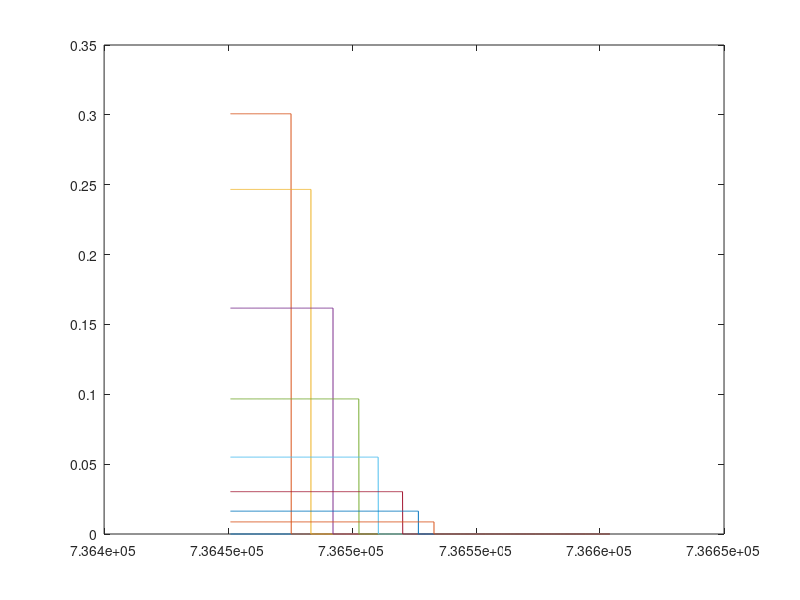
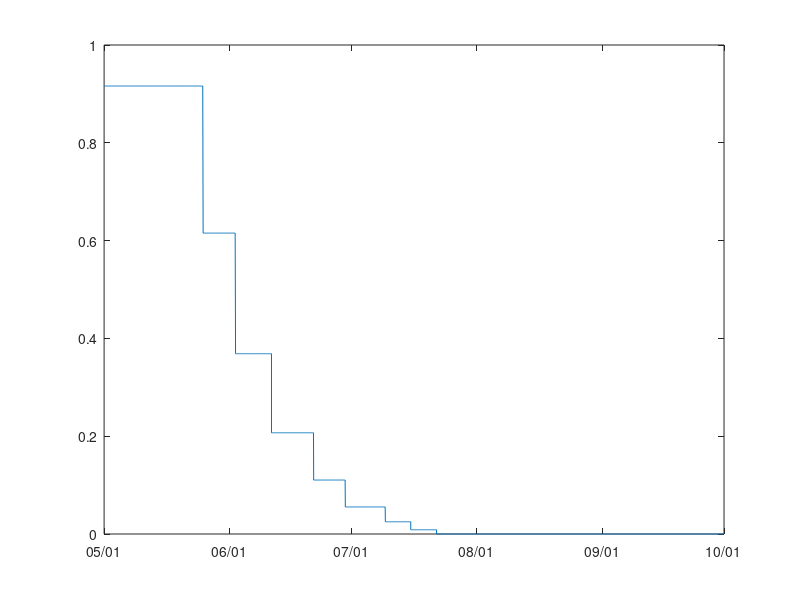
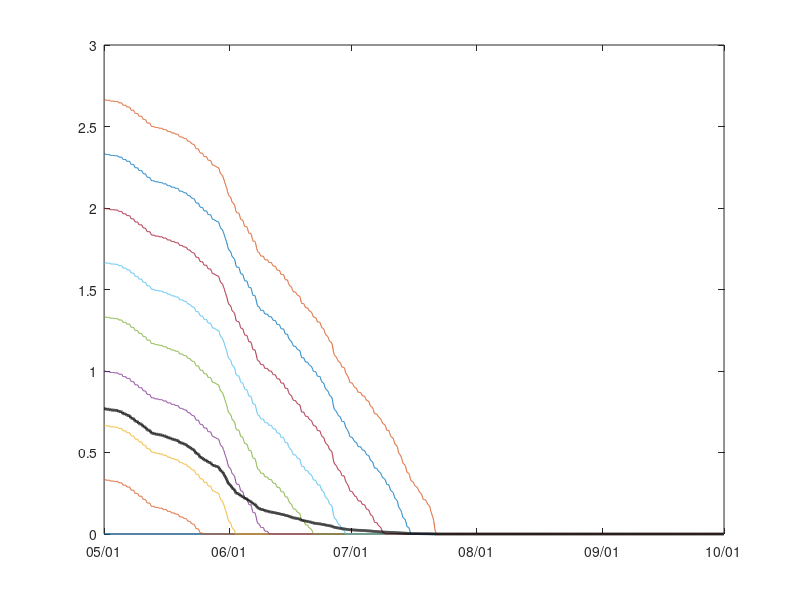

These charts were generated, in order, by the following MATLAB code:
clear
close all

% first step is to import the data from the forcing file. 
load('meteoFinse20162018_AromeNorway_apr2018.mat');
% loads variables SW, LW, T2, U, V, RH, precip, snow, baro, time
% assume:
alpha = 0.7;
LWout= 316; % W m-2 --> melting surface
% no precip
% no heat conduction --> isothermal snow

% load Snow PDF
load('FinseSWEpdf.mat'); % x,p. p is snowcower-fraction
rhos = 333;
rhow = 1000;

for i=1:length(x)
    % initial SWE
    SWE_0 = x(i)*rhos/rhow; % m w.e. 

    % cut out the period of interest
    idx=find(time>=datenum(2016,5,1)&time<datenum(2016,10,1)); 

    % give the variables nice names
    date = time(idx);
    temperature = T2(idx)-273.15;
    humidity = RH(idx);
    windspeed = sqrt(U(idx).^2+V(idx).^2);
    globalrad = SW(idx);
    reflected = alpha*SW(idx);
    longwave_in = LW(idx);
    longwave_out = zeros(size(LW(idx)))+LWout;
    precip = zeros(size(prec(idx)));

    % calculate longwave balance
    longwavebalance=longwave_in-longwave_out;

    % net radiation
    netradiationbalance=globalrad-reflected+longwavebalance;

    % define the constants
    cp=1005;A=2.8885e-8;P=85000;T0=0; %T0=273.15

    % calculate the turbulent fluxes
    sens= cp*A*P*windspeed.*(temperature-T0);

    Lv=2430000;
    SaturationvapourpressurePa = 610.78.*exp((17.08085.*temperature)./(234.15+temperature));
    vapourpressure = humidity.*SaturationvapourpressurePa;

    latent=0.623*Lv*A*windspeed.*(vapourpressure-611);

    % rain heat flux
    cw=4200;
    rhow=1000;
    Rainenergy=rhow*cw*(temperature-T0).*precip/3600/1000; % conversion from mm/h to m/s 

    % energy available for melt
    Meltenergy=netradiationbalance+sens+latent+Rainenergy; %supposed to drop rainenergy?

    % melt rate in mm/h
    meltmh=Meltenergy/334000/rhow*3600;   % conversion m/s to m/h
    % negative melt is not plausible and set to zero. in those instances
    % cooling would occur
    meltmh(meltmh<0)=0;

    % % the total amount of melt during this period
    % totalmelt = sum(meltmh);
    % 
    % disp(['total melt = ',num2str(totalmelt),' m'])

    SWE(i,:) = SWE_0 -cumsum(meltmh);
    SWE(i,:) = max(SWE(i,:),0);
end

%% An area is snwcovered, each bin of the area has a given depth
%% we select all snowcoverd points and weight them with the area-fraction p
%% Then summing the weighted snowcover-fractions 

SCI=double(SWE>0); %where do we have snow? snow/NO-SNOW

for i2=1:length(p)
    SCI(i2,:)=SCI(i2,:)*p(i2); %weighting the snowcover
end
figure, plot(date,SCI)

SCF = sum(SCI,1); %snow cover fraction, summing the weighted snowcoverfractions

figure
plot(date,SCF)
datetick

figure
plot(date,SWE)
datetick
hold on

for i=1:9
swe_p(i,:)=SWE(i,:)*p(i);
end
swe_area=sum(swe_p,1);
plot(date,swe_area,'k','linewidth',2)
%this is plotting how the snowcover would decrease with differnt
%startingpoint and the weighted sum of the SWE